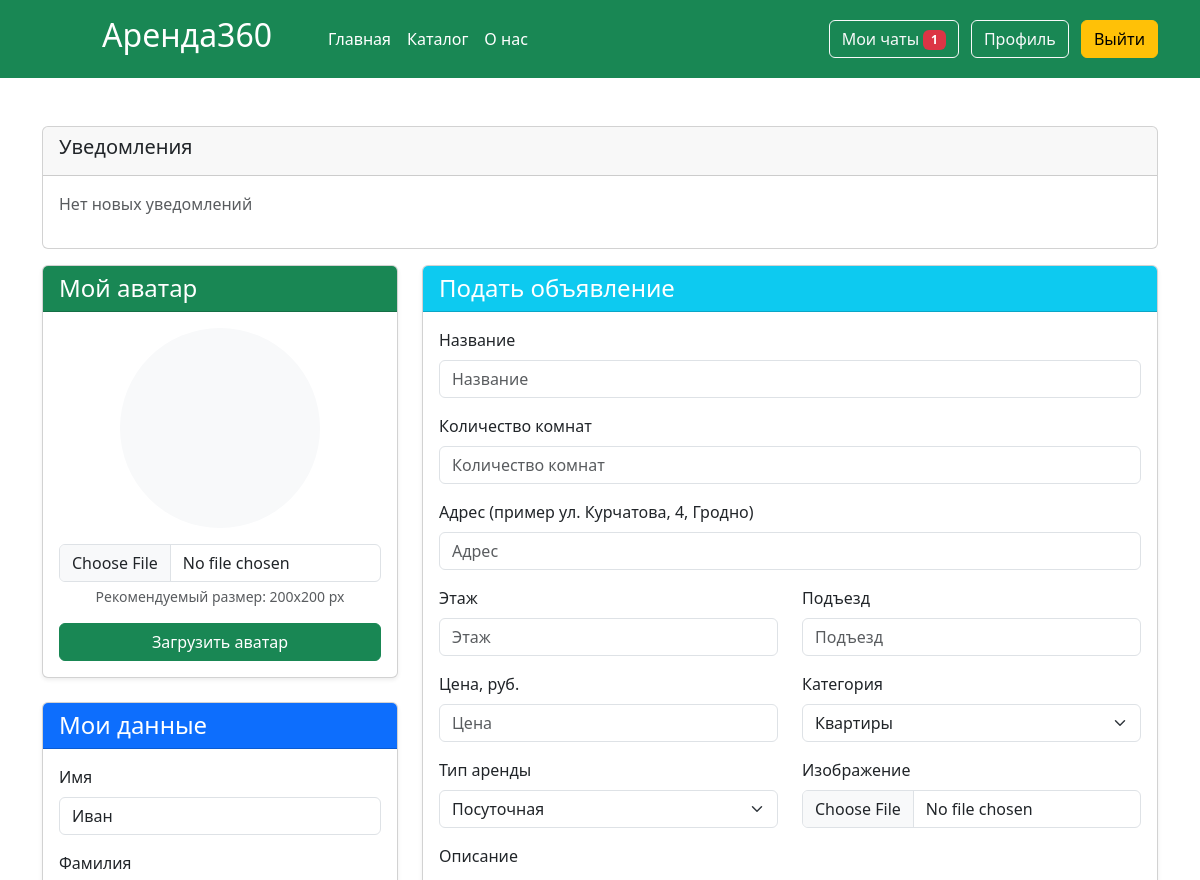
The app's page /profile (signed in, upper part), older data.
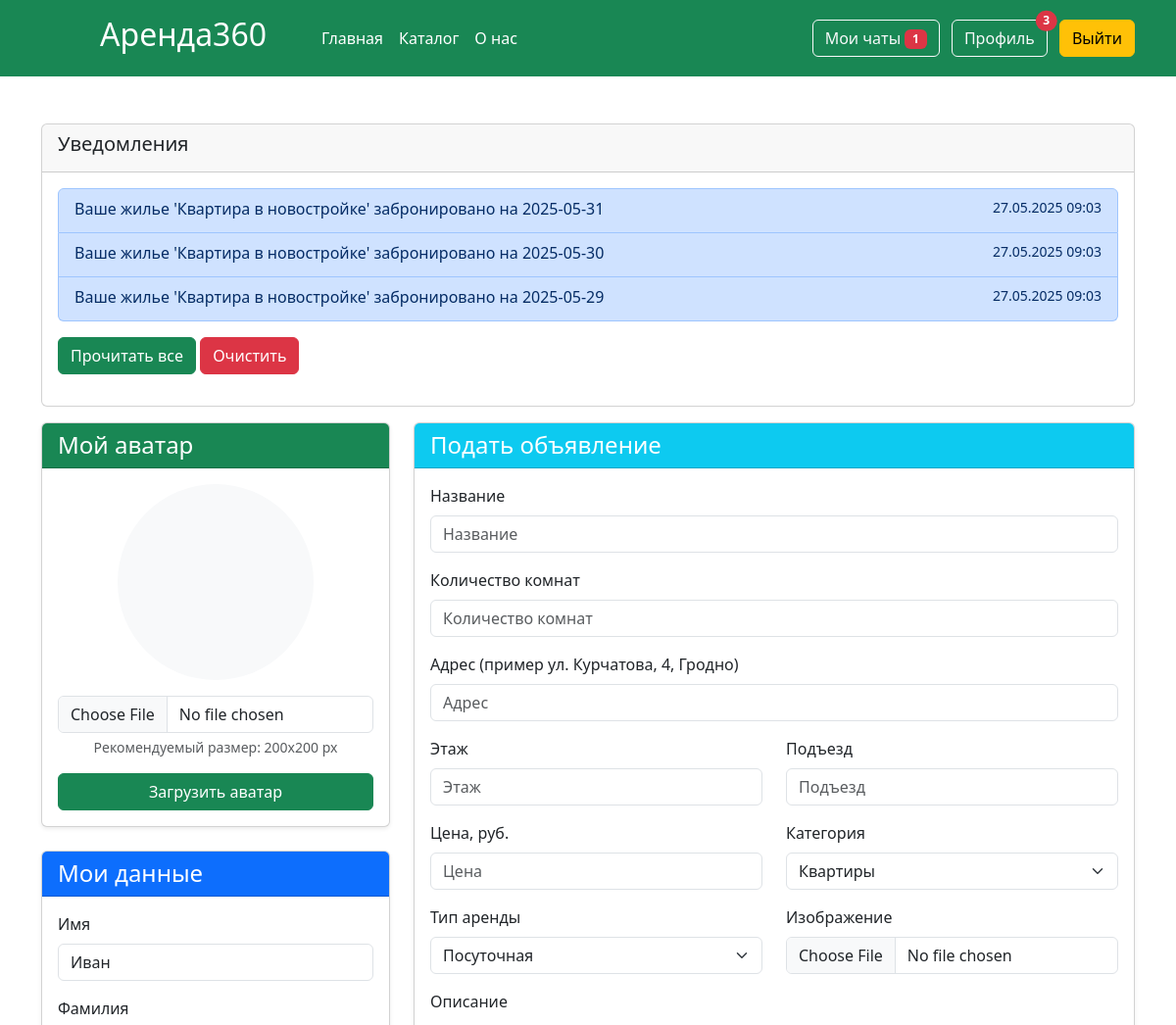
The same page, newer data.
### app.py (models this page shows)
class Notification(db.Model):
    id = db.Column(db.Integer, primary_key=True)
    user_id = db.Column(db.Integer, db.ForeignKey('users.id'), nullable=False)
    message = db.Column(db.Text, nullable=False)
    is_read = db.Column(db.Boolean, default=False)
    created_at = db.Column(db.DateTime, default=datetime.now)
    article_id = db.Column(db.Integer, db.ForeignKey('articles.id'))
    user = db.relationship('Users', backref='notifications')
    article = db.relationship('Articles')

### app.py (the view, shortened to what this page needs)
@app.route('/profile', methods=['GET', 'POST'])
def profile():
    if not 'name' in session:
        abort(401)
    total_user = Users.query.filter_by(email=session['name']).first()
    articles = Articles.query.filter_by(id_user=total_user.id).all()
    orders = Orders.query.filter_by(id_user=total_user.id).join(Articles).all()
    notifications = Notification.query.filter_by(user_id=total_user.id)\
        .order_by(Notification.created_at.desc()).all()
    return render_template("profile.html",articles=articles,orders=orders,notifications=notifications)

### app.py (called while the page is built)
@app.context_processor
def inject_unread_messages():
    if 'name' in session:
        current_user = Users.query.filter_by(email=session['name']).first()
        unread_count = Messages.query.filter_by(recipient_id=current_user.id, is_read=False).count()
        return dict(unread_messages=unread_count)
    return dict(unread_messages=0)

@app.context_processor
def inject_user():
    def get_user_name():
        if 'name' in session:
            return Users.query.filter_by(email=session['name']).first()
    return dict(active_user=get_user_name())

@app.context_processor
def inject_unread_count():
    if 'name' in session:
        user = Users.query.filter_by(email=session['name']).first()
        if user:
            unread_count = Notification.query.filter_by(user_id=user.id, is_read=False).count()
            return dict(unread_notifications=unread_count)
    return dict(unread_notifications=0)

### templates/profile.html (shortened to what the changed rows need)
{% extends 'base.html' %}
{% block main %}
<main>
    <div class="container my-5">
      <div class="card my-3">
        <div class="card-body">
            {% if notifications %}
            <div class="notification-container">
                <div class="list-group">
                    {% for notification in notifications %}
                    <a href="{{url_for('mark_notification_as_read', notification_id=notification.id)}}"
                       class="list-group-item list-group-item-action {% if not notification.is_read %}list-group-item-primary{% endif %}">
                        <div class="d-flex w-100 justify-content-between">
                            <p class="mb-1">{{ notification.message }}</p>
                            <small>{{ notification.created_at.strftime('%d.%m.%Y %H:%M') }}</small>
                        </div>
                    </a>
                    {% endfor %}
                </div>
                </div>
                <a href="{{url_for('mark_all_as_read')}}" class="btn btn-success my-3">Прочитать все</a>
                <a href="{{url_for('clear_notifications')}}" class="btn btn-danger my-3" onsubmit="return confirm('Вы уверены, что хотите удалить все уведомления?')">Очистить</a>
            {% else %}
                <p class="text-muted">Нет новых уведомлений</p>
            {% endif %}
        </div>
    </div>
    </div>
</main>
{% endblock %}

Row changes from the older to the newer data that the page shows:
added Notification: message "Ваше жилье 'Квартира в новостройке' забронировано на 2025-05-31", created_at "27.05.2025 09:03"
added Notification: message "Ваше жилье 'Квартира в новостройке' забронировано на 2025-05-30", created_at "27.05.2025 09:03"
added Notification: message "Ваше жилье 'Квартира в новостройке' забронировано на 2025-05-29", created_at "27.05.2025 09:03"
Text that changed along with them:
{{ unread_notifications }}: (not shown) → "3"
text no longer shown: "Нет новых уведомлений"
text now shown: "Прочитать все Очистить"
